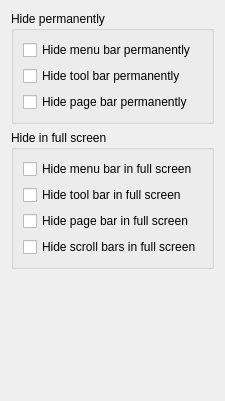
     <widget class="QWidget" name="toolbars">
      <attribute name="title">
       <string>Tool bars</string>
      </attribute>
      <layout class="QVBoxLayout" name="verticalLayout_6">
       <item>
        <widget class="QGroupBox" name="groupBox_5">
         <property name="sizePolicy">
          <sizepolicy hsizetype="MinimumExpanding" vsizetype="Minimum">
           <horstretch>0</horstretch>
           <verstretch>0</verstretch>
          </sizepolicy>
         </property>
         <property name="layoutDirection">
          <enum>Qt::LeftToRight</enum>
         </property>
         <property name="title">
          <string>Hide permanently</string>
         </property>
         <layout class="QVBoxLayout" name="verticalLayout_3">
          <item>
           <widget class="QCheckBox" name="checkBoxHideMenuBarParmanently">
            <property name="text">
             <string extracomment="Flag to suppress the automatic display of the page bar">Hide menu bar permanently</string>
            </property>
           </widget>
          </item>
          <item>
           <widget class="QCheckBox" name="checkBoxHideToolBarParmanently">
            <property name="text">
             <string extracomment="Flag to suppress the automatic display of the page bar">Hide tool bar permanently</string>
            </property>
           </widget>
          </item>
          <item>
           <widget class="QCheckBox" name="checkBoxHidePageBarParmanently">
            <property name="text">
             <string extracomment="Flag to suppress the automatic display of the page bar">Hide page bar permanently</string>
            </property>
           </widget>
          </item>
         </layout>
        </widget>
       </item>
       <item>
        <widget class="QGroupBox" name="groupBox_6">
         <property name="sizePolicy">
          <sizepolicy hsizetype="Preferred" vsizetype="Minimum">
           <horstretch>0</horstretch>
           <verstretch>0</verstretch>
          </sizepolicy>
         </property>
         <property name="title">
          <string>Hide in full screen</string>
         </property>
         <layout class="QVBoxLayout" name="verticalLayout_4">
          <item>
           <widget class="QCheckBox" name="checkBoxHideMenuBarInFullscreen">
            <property name="text">
             <string extracomment="Flag to suppress the automatic display of the scrollbars in fullscreen">Hide menu bar in full screen</string>
            </property>
           </widget>
          </item>
          <item>
           <widget class="QCheckBox" name="checkBoxHideToolBarInFullscreen">
            <property name="text">
             <string extracomment="Flag to suppress the automatic display of the scrollbars in fullscreen">Hide tool bar in full screen</string>
            </property>
           </widget>
          </item>
          <item>
           <widget class="QCheckBox" name="checkBoxHidePageBarInFullscreen">
            <property name="text">
             <string extracomment="Flag to suppress the automatic display of the scrollbars in fullscreen">Hide page bar in full screen</string>
            </property>
           </widget>
          </item>
          <item>
           <widget class="QCheckBox" name="checkBoxHideScrollBarInFullscreen">
            <property name="text">
             <string extracomment="Flag to suppress the automatic display of the scrollbars in fullscreen">Hide scroll bars in full screen</string>
            </property>
           </widget>
          </item>
         </layout>
        </widget>
       </item>
       <item>
        <spacer name="verticalSpacer">
         <property name="orientation">
          <enum>Qt::Vertical</enum>
         </property>
         <property name="sizeType">
          <enum>QSizePolicy::Preferred</enum>
         </property>
         <property name="sizeHint" stdset="0">
          <size>
           <width>20</width>
           <height>121</height>
          </size>
         </property>
        </spacer>
       </item>
      </layout>
     </widget>
